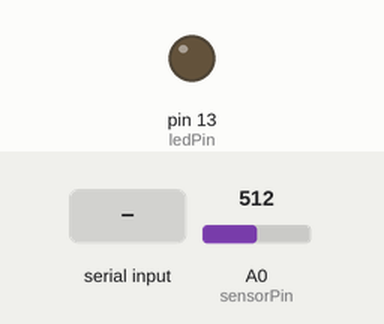
A sketch run on a simulated Arduino Uno, built with avr-gcc and run on an emulated ATmega328P. Shown: output pins drawn as LEDs (lit = HIGH). The test bench sets the inputs (shaded band); at power-on: A0 (sensorPin) = 512. What the sketch prints to the serial monitor is not drawn.

Above: at 1.2 s.
1.3 s: "1" received over Serial
At 2.4 s:
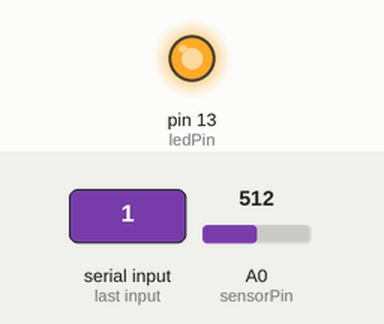
2.8 s: "0" received over Serial
At 3.5 s:
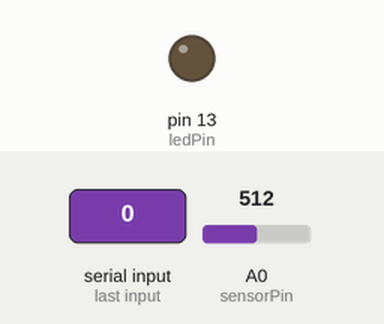
Timing chart, 0 to 5.8 s (numbered marks = the images above; inputs shaded):
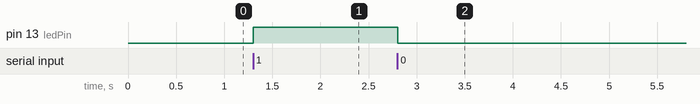

The sketch:

SerialComm.ino
```cpp
const int ledPin = 13;    // the number of the LED pin
const int sensorPin = A0;

void setup() {
  // initialize the LED pin as an output:
  pinMode(ledPin, OUTPUT);
  pinMode(sensorPin, INPUT);
  Serial.begin(9600);
}

void loop() {
  // --- Handle incoming serial commands from p5.js ---
  if (Serial.available() > 0) {
    char command = Serial.read();
    if (command == '1') {
      digitalWrite(ledPin, HIGH);
    } else if (command == '0') {
      digitalWrite(ledPin, LOW);
    }
  }

  int sensorValue = analogRead(sensorPin);
  Serial.println(sensorValue);
  delay(16);
}
```

Measured:
- after the input at 1.3 s, pin 13 (ledPin): LOW → HIGH at once
- after the input at 2.8 s, pin 13 (ledPin): HIGH → LOW at once
